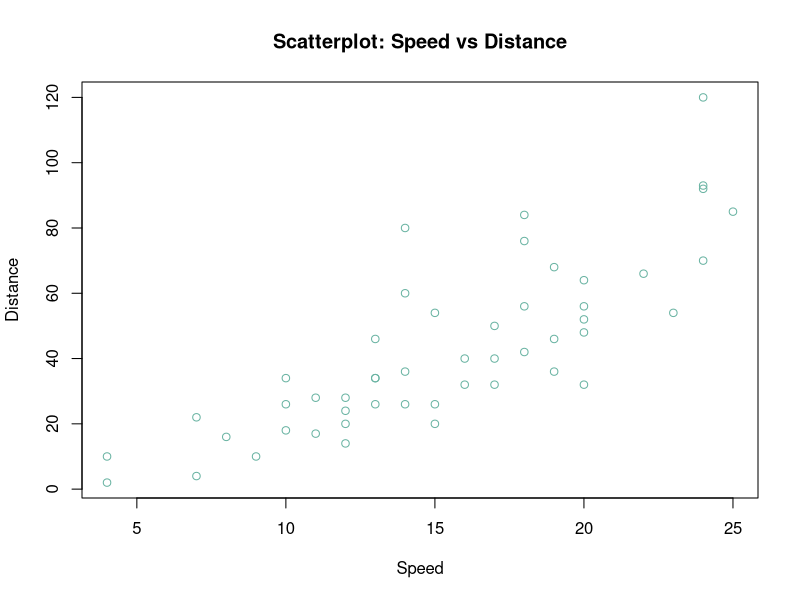
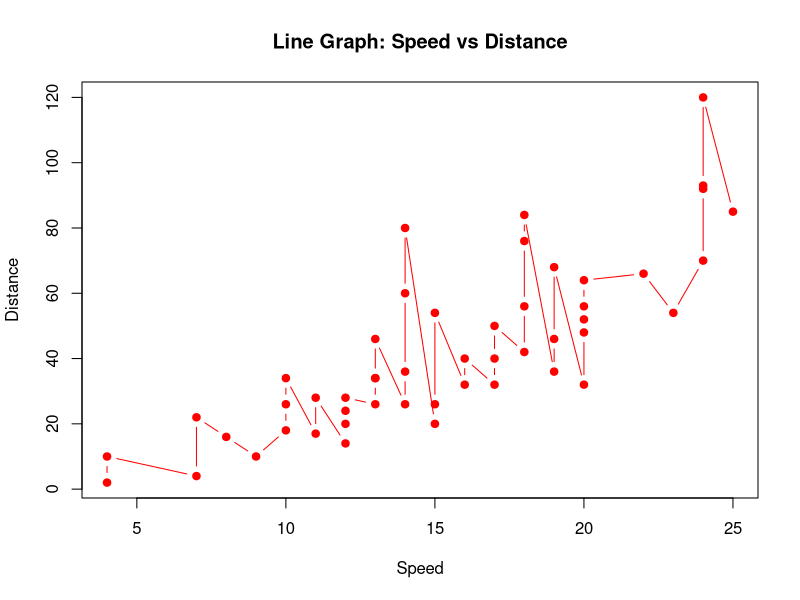

Write the R code that produced these figures, in order.
## ---- chunk 1
attach(cars) 
setwd("/tmp")
data(cars)
cars 
## ---- chunk 2
# scatterplot 
plot(x=cars$speed, y=cars$dist, 
     col="#69b3a2", 
     xlab="Speed", ylab="Distance", 
     main="Scatterplot: Speed vs Distance") 

# line graph 
plot(x=cars$speed, y=cars$dist, 
     type = "b", pch = 19, 
     col="red", 
     xlab="Speed", ylab="Distance", 
     main="Line Graph: Speed vs Distance") 
## ---- chunk 3
summary(cars) 

## ---- chunk 4
# Save maximum speed in a variable called "max.speed" and
# minimum distance in a variable called "min.dist".  The code below will
# print your output.
max.speed <- max(cars$speed)
min.dist  <- min(cars$dist) 
str <- paste0("Maximum speed is ", max.speed, ", and minimum distance is ", 
              min.dist)
str 
